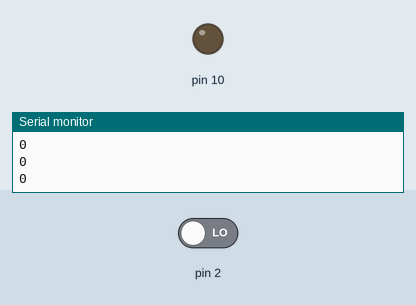
Bench run of a sketch on a simulated Arduino Uno, built with avr-gcc and run on an emulated ATmega328P. On the bench: output pins drawn as LEDs (lit = HIGH), the last lines printed to the serial monitor. The inputs (shaded band) are chosen by the test bench; at power-on: pin 2 LOW.

Above: at 1.2 s.
1.3 s: pin 2 driven HIGH
At 2.5 s:
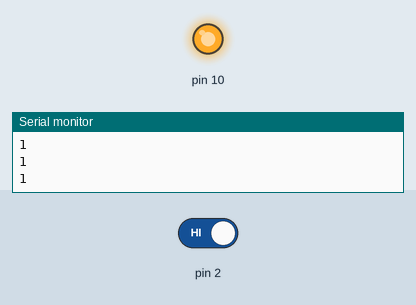
2.8 s: pin 2 driven LOW
At 4.0 s:
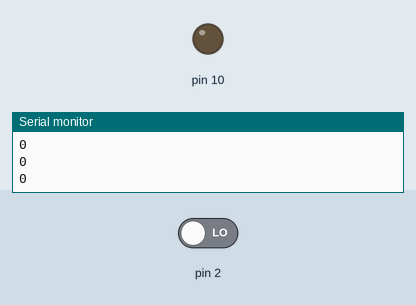
Timing chart, 0 to 5.8 s (numbered marks = the images above; inputs shaded):
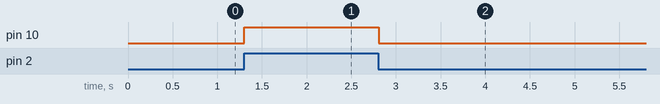

Measured:
- after the input at 1.3 s, pin 10: LOW → HIGH at once
- after the input at 2.8 s, pin 10: HIGH → LOW at once

The sketch:

Switch.ino
```cpp
void setup() {
  pinMode(10, OUTPUT);
  pinMode(2, INPUT);
  Serial.begin(9600);
}

void loop() {
  if(digitalRead(2) == HIGH){
    digitalWrite(10, HIGH);
  } else if (digitalRead(2) == LOW){
    digitalWrite(10, LOW);
  }
  Serial.println(digitalRead(2));
  delay(10);
}
```
